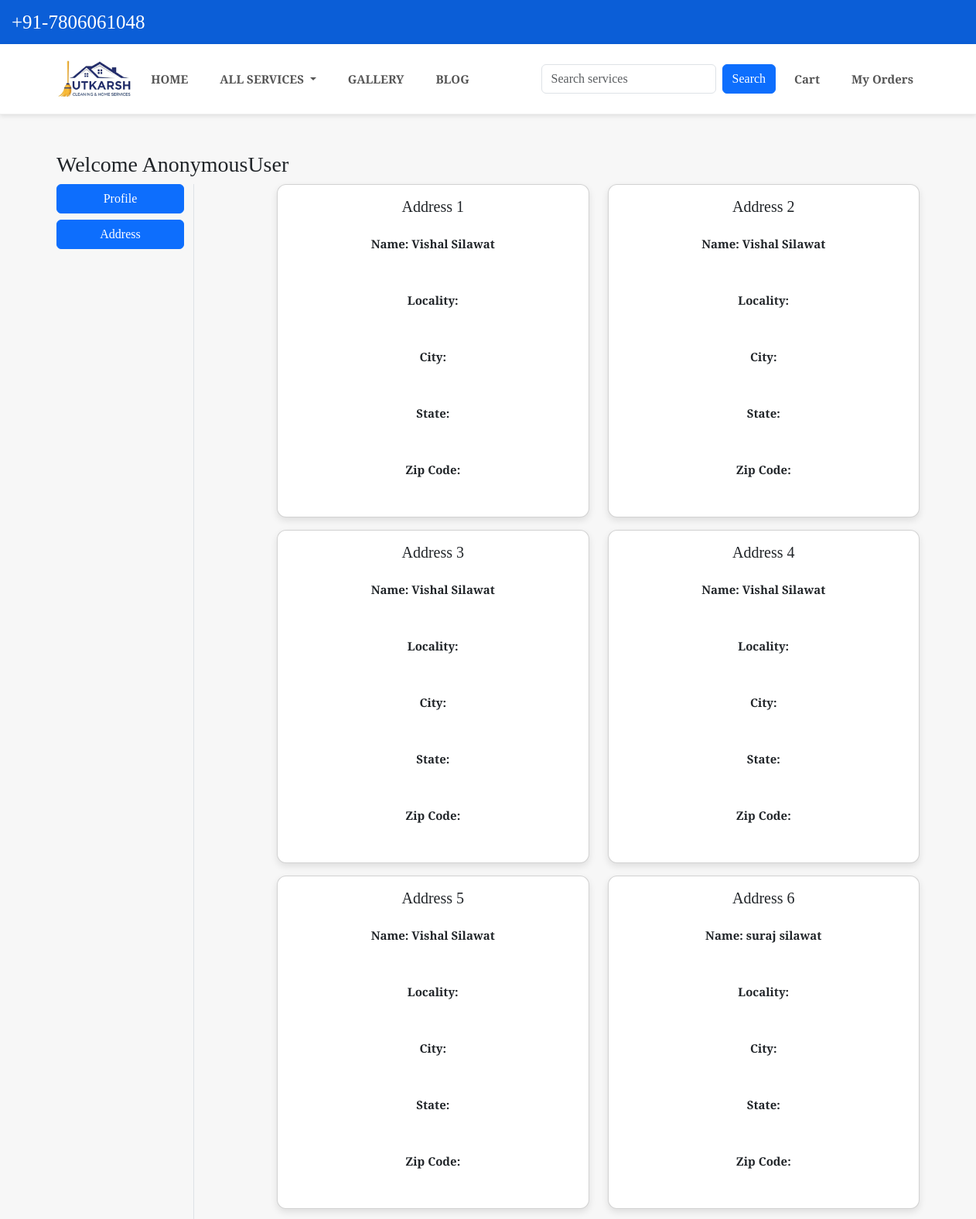
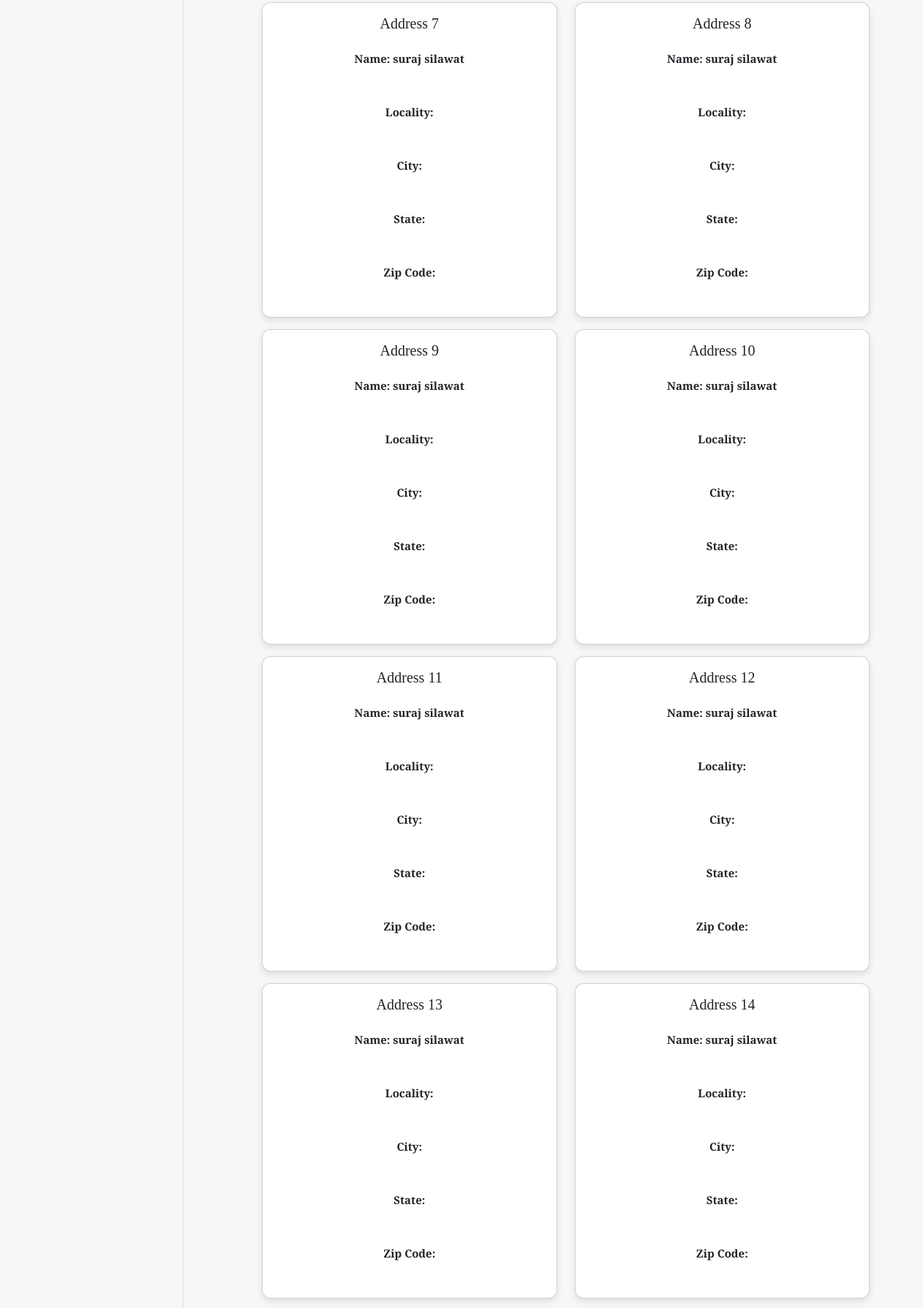
The page /address/ (upper part) on the database its author committed (2 pictures, top to bottom).
### app/models.py (models this page shows, shortened)
class Customer(models.Model):
    name = models.CharField(max_length=100)
    mobile = models.CharField(max_length=15)
    address = models.TextField()
    created_at = models.DateTimeField(auto_now_add=True)

### app/views.py (the view)
# urls.py: path('address/', views.address, name='address'),
def address(request):
    totalitem = 0
    if request.session.session_key:
        totalitem = Cart.objects.filter(
            session_key=request.session.session_key
        ).count()
    add = Customer.objects.all()
    return render(
        request,
        'app/address.html',
        {'add': add, 'active': 'btn-primary', 'totalitem': totalitem}
    )

### app/context_processors.py (called while the page is built)
def cart_count(request):
    count = 0
    if request.session.session_key:
        count = Cart.objects.filter(
            session_key=request.session.session_key
        ).count()
    return {'cart_count': count}

def all_services(request):
    services = Product.objects.all()   # 🔥 TEMP: filter hata do
    return {'all_services': services}

### app/templates/app/address.html (shortened to what this page needs)
{% extends 'app/base.html' %}
{% load static %}
{% block main-content %}
<div class="container my-5">
  <div class="row">
    <h3>
      Welcome <span class="text-capitalize">{{ request.user }}</span>
    </h3>
    <div class="col-sm-2 border-end">
      <ul class="list-unstyled">
        <li class="d-grid">
          <a href="{% url 'profile' %}" class="btn btn-primary">Profile</a>
        </li>
        <li class="d-grid mt-2">
          <a href="{% url 'address' %}" class="btn btn-primary">Address</a>
        </li>
      </ul>
    </div>
    <div class="col-sm-9 offset-sm-1">
      <div class="row">
        {% for ad in add %}
        <div class="col-sm-6 mb-3">
          <div class="card">
            <div class="card-body">
              <h5>Address {{ forloop.counter }}</h5>
              <p>Name: {{ ad.name }}</p>
              <p>Locality: {{ ad.locality }}</p>
              <p>City: {{ ad.city }}</p>
              <p>State: {{ ad.state }}</p>
              <p>Zip Code: {{ ad.zipcode }}</p>
            </div>
          </div>
        </div>
        {% empty %}
        <p>No address found.</p>
        {% endfor %}
      </div>
    </div>
  </div>
</div>
{% endblock main-content %}

### app/static/app/css/style.css (style rules this page uses)
body { margin:0; font-family: Arial, sans-serif; background:#f5f5f5; }
* { margin:0; padding:0; box-sizing:border-box; font-family:'Poppins',sans-serif }
body { background:#e7ede8 }
* { margin: 0; padding: 0; box-sizing: border-box; font-family: Arial, sans-serif; }
body { background: #f7f7f7; }
.card { background: #fff; border-radius: 12px; overflow: hidden; box-shadow: 0 4px 10px rgba(0,0,0,0.1); text-align: center; }
.card p { padding: 15px; font-weight: 600; }

### app/templates/app/base.html (style rules this page uses)
* { font-family:"Libre Baskerville",serif; }
body { font-size:15px;line-height:1.8 }

### rows shown on the page
Customer: name "Vishal Silawat"
Customer: name "Vishal Silawat"
Customer: name "Vishal Silawat"
Customer: name "Vishal Silawat"
Customer: name "Vishal Silawat"
Customer: name "suraj silawat"
Customer: name "suraj silawat"
Customer: name "suraj silawat"
Customer: name "suraj silawat"
Customer: name "suraj silawat"
Customer: name "suraj silawat"
Customer: name "suraj silawat"
Customer: name "suraj silawat"
Customer: name "suraj silawat"

### other values the page prints
{{ request.user }} "AnonymousUser"
